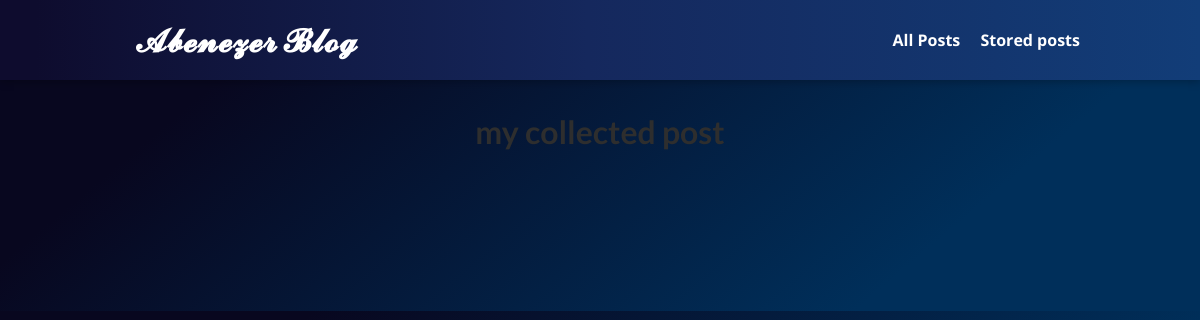
/posts, run on an earlier commit of the app's database.
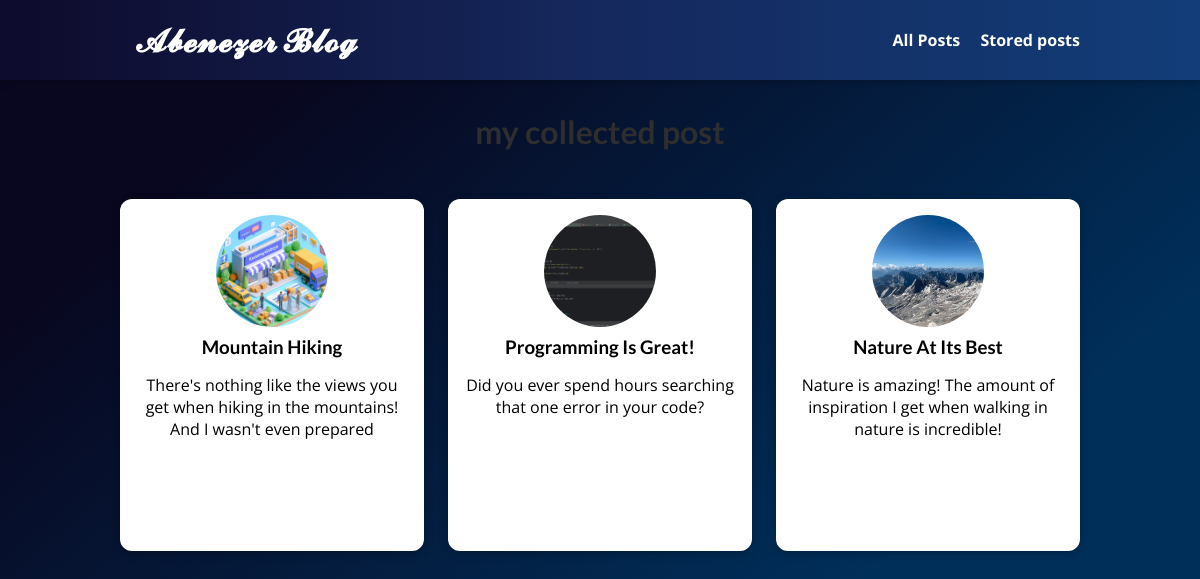
And on a later commit of the database.
### blog/models.py (models this page shows, shortened)
class Post(models.Model):
    title = models.CharField(max_length=150)
    excerpt = models.CharField(max_length=200)
    image = models.ImageField(upload_to="posts", null=True)
    date = models.DateField(auto_now=True)
    slug = models.SlugField(unique=True, db_index=True)
    content = models.TextField(validators=[MinLengthValidator(10)])
    author = models.ForeignKey(Author, on_delete=models.SET_NULL, null=True, related_name="posts")
    tag = models.ManyToManyField(Tag)

### blog/views.py (the view)
# urls.py: path("posts", views.AllPostsView.as_view(), name="posts-page"),
class AllPostsView(ListView):
    template_name = "blog/all-post.html"
    model = Post
    ordering = ["-date"]
    context_object_name = "all_post"

### blog/templates/blog/all-post.html (shortened to what this page needs)
{% extends "base.html" %}
{% load static %}
{% block css_file %}
    <link rel="stylesheet" href="{% static "blog/post.css" %}">
    <link rel="stylesheet" href="{% static "blog/all-posts.css" %}">
{% endblock %}
{% block content %}
    <section id="all-posts">
    <h2> my collected post</h2>
    <ul>
        {% for post in all_post %}
                   {% include "blog/includes/post.html" %}
        {% endfor %}
    </ul>
    </section>
{% endblock %}

### templates/base.html (shortened to what this page needs)
{% load static %}
<!DOCTYPE html>
<html lang="en">
<head>
    <link rel="stylesheet" href="{% static "app.css" %}">
{% block css_file %} {% endblock %}
</head>
<body>
 <header id="main-navigation">
          <h1> <a href="{% url "starting_page" %}">𝓐𝓫𝓮𝓷𝓮𝔃𝓮𝓻 𝓑𝓵𝓸𝓰</a></h1>
      <nav>
           <a href="{% url "posts-page" %}">All Posts</a>
           <a href="{% url "read-later" %}">Stored posts</a>
      </nav>
    </header>
{%block content  %}
{% endblock %}
</body>
</html>

### blog/templates/blog/includes/post.html
<li>
            <article class="post">
                <a href="{% url "post-detail-page" slug=post.slug%}">
                    <img src="{{ post.image.url }}" alt={{ post.title}}/>
                    <div class="post__content">
                        <h3>{{ post.title }}</h3>
                        <p>
                            {{ post.excerpt }}
                        </p>
                    </div>
                </a>
            </article>
</li>

### static/app.css (style rules this page uses)
* { box-sizing: border-box; }
html { font-family: 'Open Sans', 'Lato', sans-serif; }
body { margin: 0; background:-webkit-radial-gradient(circle at 3% 25%, rgba(0, 40, 83, 1) 0%, rgba(4, 12, 24, 1) 25%); }
h1, h2, h3 { font-family: 'Lato', sans-serif; font-weight: bold; }
#main-navigation { width: 100%; height: 5rem; display: flex; justify-content: space-between; align-items: center; padding: 0 10%; position: absolute; top: 0; left: 0; }
#main-navigation a { text-decoration: none; color: white; font-weight: bold; margin-left: 1rem; }

### blog/static/blog/post.css (style rules this page uses)
body { background:-webkit-radial-gradient(circle at 3% 25%, rgba(0, 40, 83, 1) 0%, rgba(4, 12, 24, 1) 25%); }
.post { display: flex; flex-direction: column; align-items: center; text-align: center; }
.post a { text-decoration: none; color: black; transition: all 0.2s ease; padding: 1rem; }
.post img { width: 5rem; height: 5rem; object-fit: cover; border-radius: 50%; }
.post h3 { margin: 0.25rem 0; }

### blog/static/blog/all-posts.css (style rules this page uses)
body { background: rgb(8,7,31); background: linear-gradient(140deg, rgba(8,7,31,1) 20%, rgba(0,47,90,1) 78%); }
#main-navigation { background: linear-gradient(90deg, rgba(14,12,46,1) 3%, rgba(21,40,93,1) 49%, rgba(18,61,120,1) 100%); box-shadow: 0 2px 8px rgba(0, 0, 0, 0.25); }
#all-posts { margin: 7rem auto; width: 90%; max-width: 60rem; }
#all-posts h2 { text-align: center; font-size: 2rem; color: #2e2e2e; margin: 3rem 0; }
ul { list-style: none; margin: 0; padding: 0; display: grid; grid-template-columns: repeat(auto-fill, minmax(17rem, 1fr)); gap: 1.5rem; }
.post img { width: 7rem; height: 7rem; }
.post a { height: 22rem; transform-origin: center; box-shadow: 0 2px 8px rgba(0, 0, 0, 0.25); border-radius: 12px; background-color: white; }

What changed in the data, as far as the page shows it:
added Post: image (picture), title "Mountain Hiking", excerpt "There's nothing like the views you get when hiking in the mountains! And I wasn't even prepared"
added Post: image (picture), title "Programming Is Great!", excerpt "Did you ever spend hours searching that one error in your code?"
added Post: image (picture), title "Nature At Its Best", excerpt "Nature is amazing! The amount of inspiration I get when walking in nature is incredible!"
